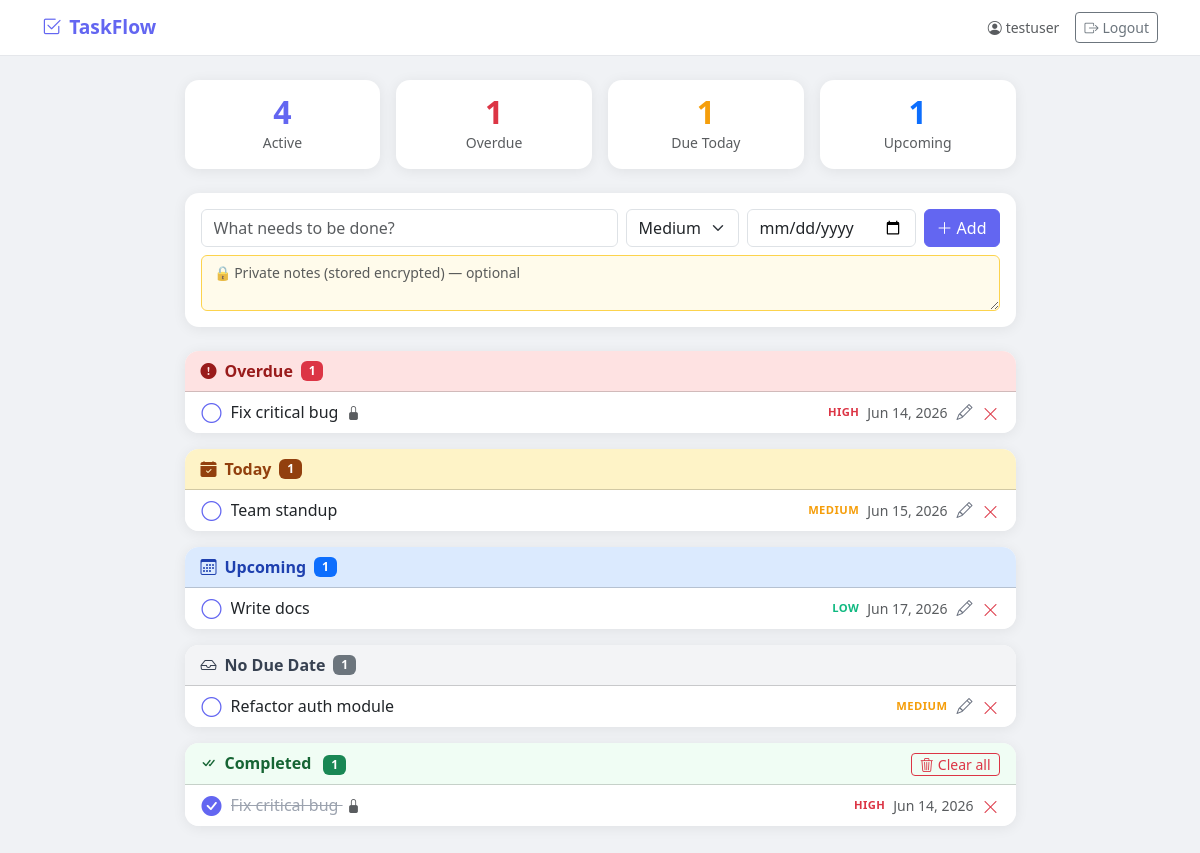
The page / (signed in) on the database its author committed.
### tables this page shows
CREATE TABLE users (
                id            INTEGER PRIMARY KEY AUTOINCREMENT,
                username      TEXT    UNIQUE NOT NULL,
                email         TEXT    UNIQUE NOT NULL,
                password_hash TEXT    NOT NULL,
                created_at    DATETIME DEFAULT CURRENT_TIMESTAMP
            );

CREATE TABLE todos (
                id         INTEGER PRIMARY KEY AUTOINCREMENT,
                user_id    INTEGER NOT NULL,
                title      TEXT    NOT NULL,
                done       INTEGER NOT NULL DEFAULT 0,
                priority   TEXT    NOT NULL DEFAULT 'medium',
                due_date   TEXT,
                notes_enc  TEXT,
                created_at DATETIME DEFAULT CURRENT_TIMESTAMP,
                FOREIGN KEY (user_id) REFERENCES users(id)
            );

### app.py (the view)
@app.route("/")
@login_required
def index():
    today = date.today().isoformat()
    with get_db() as conn:
        active = conn.execute(
            f"SELECT * FROM todos WHERE user_id=? AND done=0 ORDER BY {_PRIORITY_ORDER}, created_at",
            (current_user.id,),
        ).fetchall()
        completed = conn.execute(
            "SELECT * FROM todos WHERE user_id=? AND done=1 ORDER BY created_at DESC",
            (current_user.id,),
        ).fetchall()
    overdue    = [t for t in active if t["due_date"] and t["due_date"] < today]
    today_list = [t for t in active if t["due_date"] == today]
    upcoming   = [t for t in active if t["due_date"] and t["due_date"] > today]
    no_date    = [t for t in active if not t["due_date"]]
    active_count = len(overdue) + len(today_list) + len(upcoming) + len(no_date)
    return render_template(
        "index.html",
        overdue=overdue,
        today_list=today_list,
        upcoming=upcoming,
        no_date=no_date,
        completed=completed,
        active_count=active_count,
        today=today,
    )

### app.py (called while the page is built)
def get_db():
    conn = sqlite3.connect(DB)
    conn.row_factory = sqlite3.Row
    return conn

@login_manager.user_loader
def load_user(user_id):
    with get_db() as conn:
        row = conn.execute("SELECT * FROM users WHERE id=?", (user_id,)).fetchone()
    return User(row) if row else None

@app.template_filter("fmtdate")
def fmtdate(s):
    if not s:
        return ""
    try:
        return datetime.strptime(s, "%Y-%m-%d").strftime("%b %d, %Y")
    except ValueError:
        return s

### templates/index.html (shortened to what this page needs)
{% extends "base.html" %}
{% block content %}
{% macro task_row(t) %}
<li class="list-group-item task-row d-flex align-items-center gap-2 py-2 px-3">
  <form action="{{ url_for('toggle', todo_id=t.id) }}" method="POST" class="mb-0 flex-shrink-0">
    <button type="submit" class="btn btn-link p-0 check-btn" title="Toggle done">
      <i class="bi {% if t.done %}bi-check-circle-fill{% else %}bi-circle{% endif %} fs-5"></i>
    </button>
  </form>
  <span class="flex-grow-1 {% if t.done %}task-done{% endif %} text-truncate">
    {{ t.title }}
    {% if t.notes_enc %}
    <i class="bi bi-lock-fill ms-1 small text-muted" title="Has encrypted note"></i>
    {% endif %}
  </span>
  <span class="p-{{ t.priority }} text-uppercase flex-shrink-0">{{ t.priority }}</span>
  {% if t.due_date %}
  <small class="text-muted text-nowrap flex-shrink-0">{{ t.due_date | fmtdate }}</small>
  {% endif %}
  {% if not t.done %}
  <a href="{{ url_for('edit', todo_id=t.id) }}"
     class="btn btn-link p-0 edit-btn flex-shrink-0" title="Edit">
    <i class="bi bi-pencil fs-6"></i>
  </a>
  {% endif %}
  <form action="{{ url_for('delete', todo_id=t.id) }}" method="POST" class="mb-0 flex-shrink-0">
    <button type="submit" class="btn btn-link p-0 del-btn" title="Delete">
      <i class="bi bi-x-lg"></i>
    </button>
  </form>
</li>
{% endmacro %}
<div class="row justify-content-center">
  <div class="col-12 col-lg-9">
    <div class="row g-3 mb-4">
      <div class="col-6 col-md-3">
        <div class="app-card card text-center py-3 px-2">
          <div class="stat-val" style="color:var(--brand)">{{ active_count }}</div>
          <div class="small text-muted mt-1">Active</div>
        </div>
      </div>
      <div class="col-6 col-md-3">
        <div class="app-card card text-center py-3 px-2">
          <div class="stat-val text-danger">{{ overdue | length }}</div>
          <div class="small text-muted mt-1">Overdue</div>
        </div>
      </div>
      <div class="col-6 col-md-3">
        <div class="app-card card text-center py-3 px-2">
          <div class="stat-val" style="color:#f59e0b">{{ today_list | length }}</div>
          <div class="small text-muted mt-1">Due Today</div>
        </div>
      </div>
      <div class="col-6 col-md-3">
        <div class="app-card card text-center py-3 px-2">
          <div class="stat-val text-primary">{{ upcoming | length }}</div>
          <div class="small text-muted mt-1">Upcoming</div>
        </div>
      </div>
    </div>
    <div class="app-card card mb-4">
      <div class="card-body p-3">
        <form action="{{ url_for('add') }}" method="POST">
          <div class="row g-2 align-items-end mb-2">
            <div class="col">
              <input type="text" name="title" class="form-control"
                     placeholder="What needs to be done?" autofocus required />
            </div>
            <div class="col-auto">
              <select name="priority" class="form-select" title="Priority">
                <option value="medium" selected>Medium</option>
              </select>
            </div>
            <div class="col-auto">
              <input type="date" name="due_date" class="form-control" title="Due date" />
            </div>
            <div class="col-auto">
              <button type="submit" class="btn btn-brand">
                <i class="bi bi-plus-lg me-1"></i>Add
              </button>
            </div>
          </div>
          <textarea name="notes" class="form-control notes-input" rows="2"
                    placeholder="🔒 Private notes (stored encrypted) — optional"></textarea>
        </form>
      </div>
    </div>
    {% if overdue %}
    <div class="app-card card mb-3">
      <div class="card-header section-overdue fw-semibold py-2 px-3 d-flex align-items-center">
        <i class="bi bi-exclamation-circle-fill me-2"></i>Overdue
        <span class="badge bg-danger ms-2">{{ overdue | length }}</span>
      </div>
      <ul class="list-group list-group-flush">
        {% for t in overdue %}{{ task_row(t) }}{% endfor %}
      </ul>
    </div>
    {% endif %}
    <div class="app-card card mb-3">
      <div class="card-header section-today fw-semibold py-2 px-3 d-flex align-items-center">
        <i class="bi bi-calendar-check-fill me-2"></i>Today
        <span class="badge ms-2" style="background:#92400e">{{ today_list | length }}</span>
      </div>
      {% if today_list %}
      <ul class="list-group list-group-flush">
        {% for t in today_list %}{{ task_row(t) }}{% endfor %}
      </ul>
      {% else %}
      <div class="card-body text-center text-muted py-3 small">
        <i class="bi bi-sun me-1"></i>No tasks due today — enjoy your day!
      </div>
      {% endif %}
    </div>
    {% if upcoming %}
    <div class="app-card card mb-3">
      <div class="card-header section-upcoming fw-semibold py-2 px-3 d-flex align-items-center">
        <i class="bi bi-calendar3 me-2"></i>Upcoming
        <span class="badge bg-primary ms-2">{{ upcoming | length }}</span>
      </div>
      <ul class="list-group list-group-flush">
        {% for t in upcoming %}{{ task_row(t) }}{% endfor %}
      </ul>
    </div>
    {% endif %}
    {% if no_date %}
    <div class="app-card card mb-3">
      <div class="card-header section-nodate fw-semibold py-2 px-3 d-flex align-items-center">
        <i class="bi bi-inbox me-2"></i>No Due Date
        <span class="badge bg-secondary ms-2">{{ no_date | length }}</span>
      </div>
      <ul class="list-group list-group-flush">
        {% for t in no_date %}{{ task_row(t) }}{% endfor %}
      </ul>
    </div>
    {% endif %}
    {% if completed %}
    <div class="app-card card mb-3">
      <div class="card-header section-done fw-semibold py-2 px-3 d-flex align-items-center justify-content-between">
        <span>
          <i class="bi bi-check-all me-2"></i>Completed
          <span class="badge bg-success ms-2">{{ completed | length }}</span>
        </span>
        <form action="{{ url_for('clear_completed') }}" method="POST" class="mb-0">
          <button type="submit" class="btn btn-sm btn-outline-danger py-0">
            <i class="bi bi-trash3 me-1"></i>Clear all
          </button>
        </form>
      </div>
      <ul class="list-group list-group-flush">
        {% for t in completed %}{{ task_row(t) }}{% endfor %}
      </ul>
    </div>
    {% endif %}
  </div>
</div>
{% endblock %}

### templates/base.html (shortened to what this page needs)
<!DOCTYPE html>
<html lang="en">
<head>
  <link href="https://cdn.jsdelivr.net/npm/bootstrap@5.3.3/dist/css/bootstrap.min.css" rel="stylesheet" />
  <link href="https://cdn.jsdelivr.net/npm/bootstrap-icons@1.11.3/font/bootstrap-icons.min.css" rel="stylesheet" />
</head>
<body>
<nav class="navbar navbar-light bg-white mb-4">
  <div class="container-lg">
    <a class="navbar-brand" href="{{ url_for('index') if current_user.is_authenticated else url_for('login') }}">
      <i class="bi bi-check2-square me-2"></i>TaskFlow
    </a>
    {% if current_user.is_authenticated %}
    <div class="d-flex align-items-center gap-3">
      <span class="text-muted small d-none d-sm-inline">
        <i class="bi bi-person-circle me-1"></i>{{ current_user.username }}
      </span>
      <a href="{{ url_for('logout') }}" class="btn btn-sm btn-outline-secondary">
        <i class="bi bi-box-arrow-right me-1"></i>Logout
      </a>
    </div>
    {% endif %}
  </div>
</nav>
<div class="container-lg pb-5">
  {% block content %}{% endblock %}
</div>
</body>
</html>

### templates/base.html (style rules this page uses)
:root { --brand: #6366f1; --brand-dark: #4f46e5; }
body { background: #f0f2f5; min-height: 100vh; }
.navbar { border-bottom: 1px solid #e5e7eb; }
.navbar-brand { color: var(--brand) !important; font-weight: 700; font-size: 1.2rem; }
.btn-brand { background: var(--brand); border-color: var(--brand); color: #fff; }
.app-card { border-radius: 14px; overflow: hidden; box-shadow: 0 2px 14px rgba(0,0,0,.07); border: none; }
.stat-val { font-size: 2rem; font-weight: 700; line-height: 1; }
.task-row { transition: background .12s; }
.task-done { text-decoration: line-through; color: #9ca3af; }
.check-btn { color: var(--brand); line-height: 1; }
.del-btn { color: #dc3545; line-height: 1; }
.edit-btn { color: #6b7280; line-height: 1; }
.p-high { color: #dc3545; font-size: .7rem; font-weight: 700; letter-spacing: .04em; }
.p-medium { color: #f59e0b; font-size: .7rem; font-weight: 700; letter-spacing: .04em; }
.p-low { color: #10b981; font-size: .7rem; font-weight: 700; letter-spacing: .04em; }
.notes-input { background: #fffbeb; border-color: #fcd34d; font-size: .875rem; }
.section-overdue { background: #fee2e2; color: #991b1b; }
.section-today { background: #fef3c7; color: #92400e; }
.section-upcoming { background: #dbeafe; color: #1e40af; }
.section-nodate { background: #f3f4f6; color: #374151; }
.section-done { background: #f0fdf4; color: #166534; }

### rows shown on the page
users: username "testuser"
todos: done 0 (drawn), title "Fix critical bug", priority "HIGH", due_date|fmtdate "Jun 14, 2026"
todos: done 0 (drawn), title "Team standup", priority "MEDIUM", due_date|fmtdate "Jun 15, 2026"
todos: done 0 (drawn), title "Write docs", priority "LOW", due_date|fmtdate "Jun 17, 2026"
todos: done 0 (drawn), title "Refactor auth module", priority "MEDIUM"
todos: done 1 (drawn), title "Fix critical bug", priority "HIGH", due_date|fmtdate "Jun 14, 2026"

### other values the page prints
{{ active_count }} "4"
{{ overdue | length }} "1"
{{ today_list | length }} "1"
{{ upcoming | length }} "1"
{{ no_date | length }} "1"
{{ completed | length }} "1"
